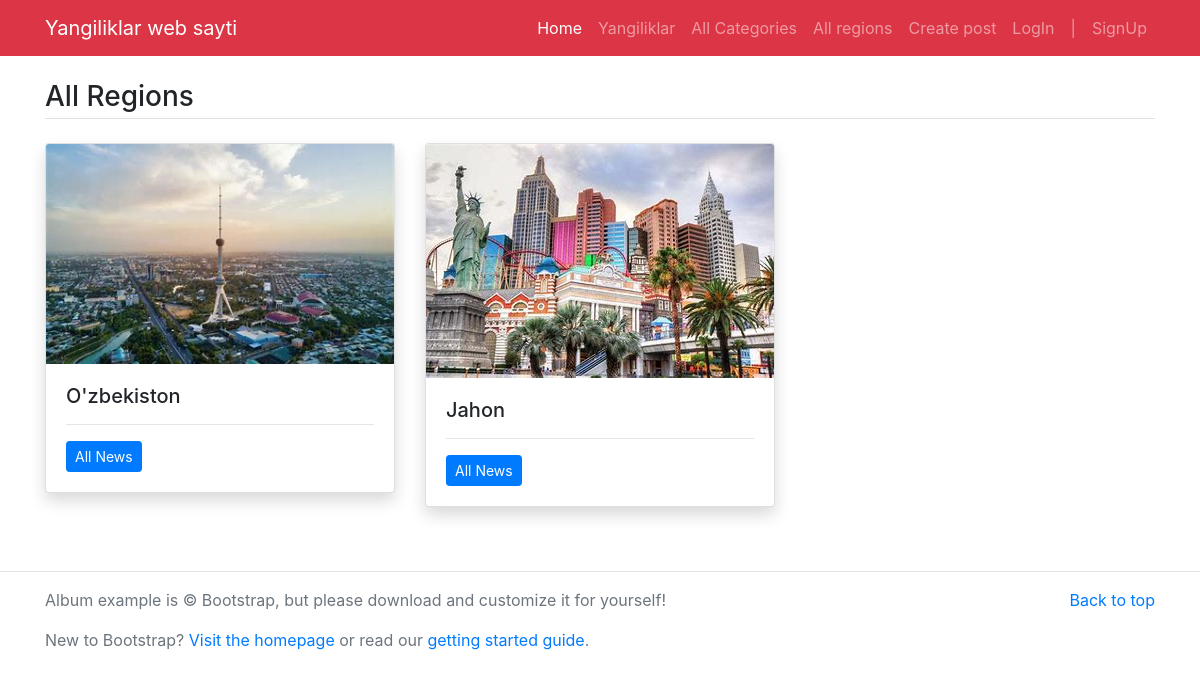
The page /all-regions on the database its author committed.
### ilova/models.py (models this page shows, shortened)
class Region(models.Model):
    name=models.CharField(max_length=100,null=True)
    image=models.ImageField(upload_to='images/',null=True)

### ilova/views.py (the view)
# urls.py: path('all-regions',all_region,name='all-region'),
def all_region(request):
    regs=Region.objects.all()
    return render(request,'region.html',{
        'regs':regs
    })

### templates/region.html
{% extends 'base.html' %}
{% block content%}
<main class="container mt-3 mb-5">
	<h3 class="border-bottom pb-1 my-4">All Regions</h3>
	<div class="row">
	{% for reg in regs %}
		<div class="col-md-4">
			<div class="card mb-3 shadow">
				<img src="/media/{{reg.image}}" class="card-img-top" alt="{{reg.title}}">
		    <div class="card-body">
			    <h5 class="card-title">{{ reg.name}}</h5>
			    <hr/>
				<p class="card-text"><a href="{% url 'region' reg.id %}" class="btn btn-sm btn-primary">All News</a></p>
			  </div>
			</div>
		</div>
	{% endfor%}
	</div>
</main>
{% endblock%}

### rows shown on the page
Region: image (picture), name "O'zbekiston"
Region: image (picture), name "Jahon"
